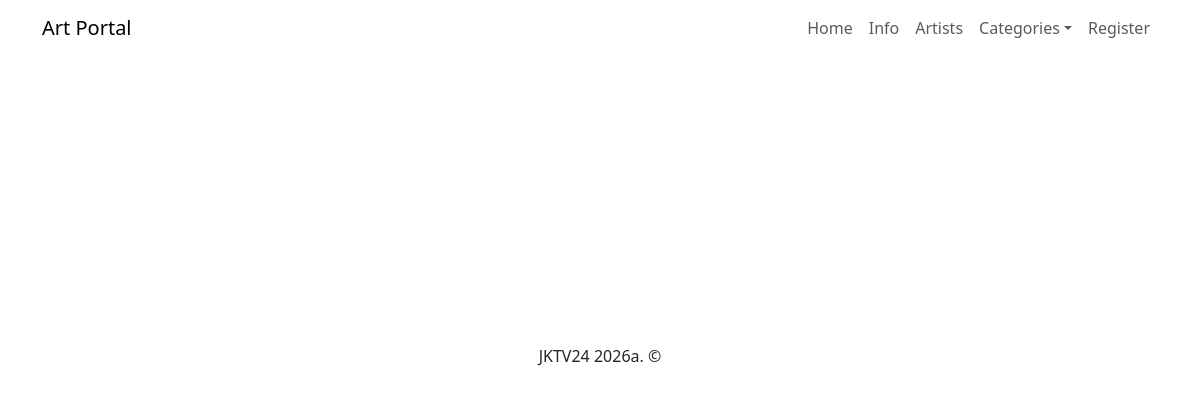
Page /paintings?id=12 on the earlier database version.
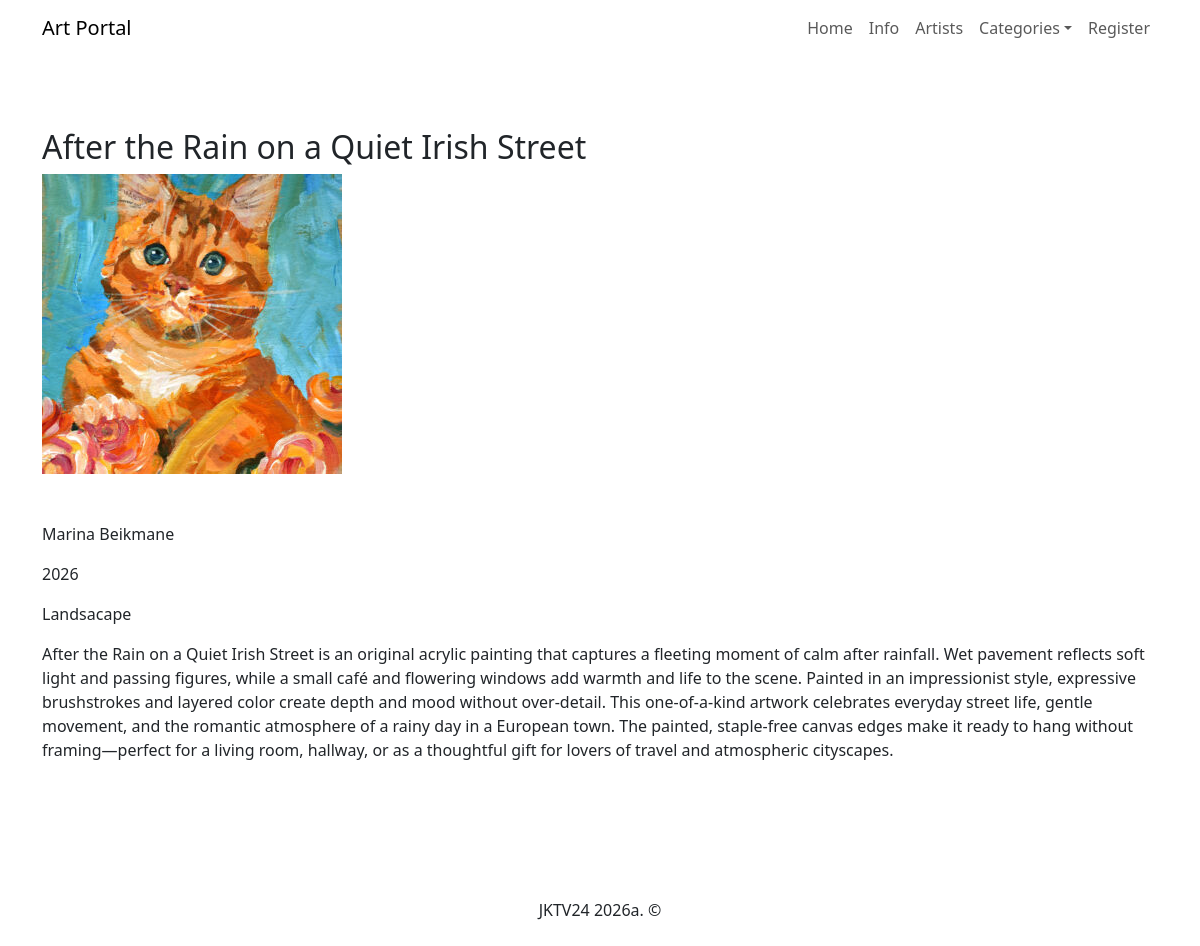
Same page on the later database version.
### tables this page shows
CREATE TABLE `paintings` (
  `id` int(11) NOT NULL,
  `title` varchar(255) NOT NULL,
  `description` text NOT NULL,
  `image` varchar(255) NOT NULL,
  `year_created` year(4) NOT NULL,
  `category_id` int(11) NOT NULL,
  `artist_id` int(11) NOT NULL,
  `medium` varchar(255) NOT NULL,
  `dimensions` varchar(100) NOT NULL,
  `price` decimal(10,2) NOT NULL,
  `created_at` datetime NOT NULL DEFAULT current_timestamp(),
  `updated_at` datetime NOT NULL DEFAULT current_timestamp()
);

CREATE TABLE `artists` (
  `id` int(11) NOT NULL,
  `name` varchar(255) NOT NULL,
  `location` varchar(100) NOT NULL,
  `birth_date` date NOT NULL,
  `bio` text DEFAULT NULL,
  `picture` varchar(255) DEFAULT NULL,
  `created_at` datetime NOT NULL DEFAULT current_timestamp(),
  `user_id` int(11) NOT NULL,
  `updated_at` datetime NOT NULL DEFAULT current_timestamp()
);

CREATE TABLE `categories` (
  `id` int(11) NOT NULL,
  `name` varchar(50) NOT NULL
);

### controllers/Controller.php (called while the page is built, shortened)
<?php
class Controller {
    public static function PaintingByID($id) {
        $item = Paintings::getPaintingByID($id);
        include_once 'views/partials/paintings.php';
        include_once 'views/viewpainting.php';
    }
}

### routes/routing.php (called while the page is built)
<?php
$host = explode('?', $_SERVER['REQUEST_URI'])[0];
$num = substr_count($host, '/');
$path = explode('/', $host)[$num];
$id = isset($_GET['id']) ? (int)$_GET['id'] : 0;
if($path == '' || $path == 'index' || $path == 'index.php') {
    $response = Controller::StartSite();
}
elseif($path == 'all') {
    $response = Controller::AllPaintings();
}
elseif($path == 'category') {
    if ($id > 0) {
        $response = Controller::PaintingsByCategoryID($id);
    } else {
    $response = Controller::error404();
    }
}
elseif($path == 'paintings') {
    if ($id > 0) {
        $response = Controller::PaintingByID($id);
    } else {
        $response = Controller::error404();
    }
}
elseif($path == 'artists') {
    $response = Controller::AllArtists();
}
elseif($path == 'artist') {
    if ($id > 0) {
        $response = Controller::ArtistByID($id);
    } else {
        $response = Controller::error404();
    }
}
else{
    $response = Controller::error404();
}
?>

### index.php (called while the page is built, shortened)
<?php
include_once 'config/Database.php';
require 'models/Paintings.php';
include_once 'controllers/Controller.php';
include_once 'routes/routing.php';
?>

### config/Database.php (called while the page is built, shortened)
<?php
class Database {
    private $conn;
    private $host;
    private $user;
    private $password;
    private $baseName;
    function __construct() {
        $this->host = $_ENV['DB_HOST'] ?? 'localhost';
        $this->user = $_ENV['DB_USER'] ?? 'root';
        $this->password = $_ENV['DB_PASSWORD'] ?? '';
        $this->baseName = $_ENV['DB_NAME'] ?? 'art_portal';
    }
    function connect() {
        if (!$this->conn) {
            try {
                $this->conn = new PDO('mysql:host='.$this->host.';dbname='.$this->baseName.';charset=utf8mb4',
                $this->user,
                $this->password,
                );
                $this->conn->setAttribute(PDO::ATTR_ERRMODE, PDO::ERRMODE_EXCEPTION);
            }
            catch (Exception $e) {
                die('Connection failed : ' . $e->getMessage());
            }
        }
        return $this->conn;
    }
    function disconnect() {
        if ($this->conn) {
            $this->conn = null;
        }
    }
    function getOne($query, $params = []) {
        $stmt = $this->conn->prepare($query);
        $stmt->execute($params);
        $stmt->setFetchMode (PDO::FETCH_ASSOC);
        $response = $stmt->fetch();
        return $response;
    }
}

### models/Paintings.php (called while the page is built, shortened)
<?php
class Paintings{
    public static function getPaintingByID($id) {
        $query = "SELECT paintings.*, categories.name AS category_name, artists.name as artist_name, users.username
        FROM paintings
        JOIN categories ON paintings.category_id = categories.id
        JOIN artists ON paintings.artist_id = artists.id
        JOIN users ON artists.user_id = users.id
        WHERE paintings.id = ? ";
        $db = new Database();
        $arr = $db->getOne($query, [$id]);
        return $arr;
    }
}
?>

### views/partials/paintings.php (shortened to what this page needs)
<?php
class ViewPaintings{
    public static function OnePainting($item) {
        echo "<h2>".$item['title']."</h2>";
        echo '<div class="painting-image-wrapper single-painting-image-wrapper">';
            echo '<img src="images/' . htmlspecialchars( $item['image'], ENT_QUOTES, 'UTF-8' ) . '" class="painting-image" alt="' . htmlspecialchars($item['title'], ENT_QUOTES, 'UTF-8') . '" />';
        echo '</div>';
        echo "<br><br>";
        echo "<p>".$item['artist_name']."</p>";
        echo "<p>".$item['year_created']."</p>";
        echo "<p>".$item['category_name']."</p>";
        echo "<p>".$item['description']."</p>";
    }
}
?>

Differences in the rows shown:
now on this page (row edited): paintings: title "After the Rain on a Quiet Irish Street", image (picture), artist.name "Marina Beikmane", year_created "2026", category.name "Landsacape", description "After the Rain on a Quiet Irish Street is an original acrylic painting that captures a fleeting moment of calm after rainfall. Wet pavement reflects soft light and passing figures, while a small café and flowering windows add warmth and life to the scene. Painted in an impressionist style, expressive brushstrokes and layered color create depth and mood without over-detail. This one-of-a-kind artwork celebrates everyday street life, gentle movement, and the romantic atmosphere of a rainy day in a European town. The painted, staple-free canvas edges make it ready to hang without framing—perfect for a living room, hallway, or as a thoughtful gift for lovers of travel and atmospheric cityscapes."
